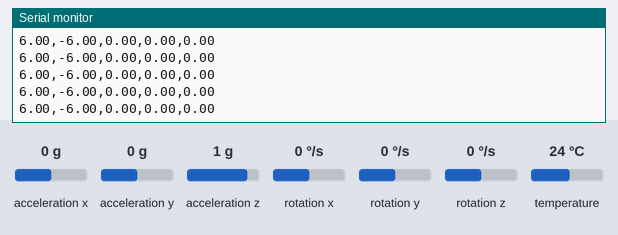
Simulated run of this sketch. Board: Arduino Uno, built with avr-gcc and run on an emulated ATmega328P. On the bench: the last lines printed to the serial monitor. The test bench sets the inputs (shaded band); at power-on: acceleration y 0 g, acceleration x 0 g, acceleration z 1 g, rotation x 0 °/s, rotation y 0 °/s, rotation z 0 °/s, temperature 24 °C.

Above: at 1.2 s.
1.3 s: acceleration y set to -0.8 g
At 1.8 s:
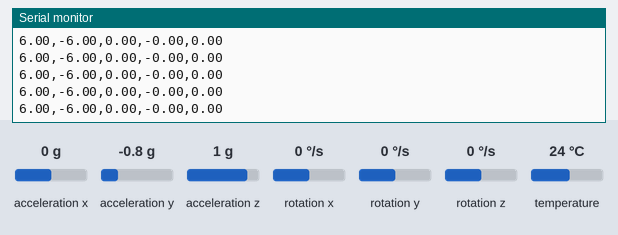
4.3 s: acceleration x set to 1.4 g
7.3 s: acceleration z set to -1.4 g
At 7.9 s:
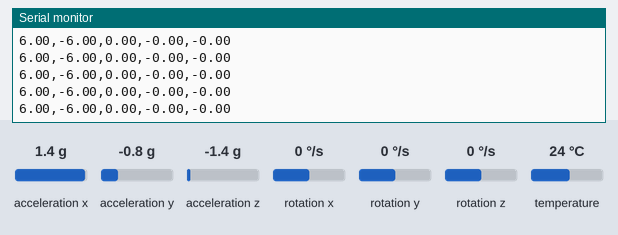
Timing chart, 0 to 10.3 s (numbered marks = the images above; inputs shaded):
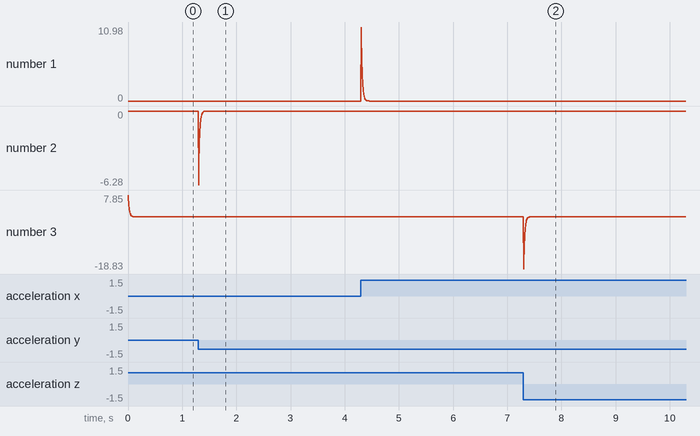

The sketch:

mpu.ino
```cpp
#include <Adafruit_MPU6050.h>
#include <Adafruit_Sensor.h>

Adafruit_MPU6050 mpu;
double coeff = 0.8;
double gravity = 9.81;
double x, y, z;
double scale = 6;
double pre_x, pre_y, pre_z;
sensors_event_t a, g, temp;

void setup(void) {
  Serial.begin(115200);
  if (!mpu.begin()) {
    Serial.println("Failed to find MPU6050 chip");
    while (1) {
      delay(10);
    }
  }
  Serial.println("MPU6050 Found!");
  mpu.setAccelerometerRange(MPU6050_RANGE_4_G);
  mpu.setFilterBandwidth(MPU6050_BAND_21_HZ);
  pre_x = 0;
  pre_y = 0;
  pre_z = 0;
}

void loop() {

  mpu.getEvent(&a, &g, &temp);
  x = a.acceleration.x;
  y = a.acceleration.y;
  z = a.acceleration.z;

  pre_x = pre_x*coeff + (1 - coeff)*x;
  pre_y = pre_y*coeff + (1 - coeff)*y;
  pre_z = pre_z*coeff + (1 - coeff)*z;

  Serial.print(scale);
  Serial.print(",");

  Serial.print(-scale);
  Serial.print(",");

  Serial.print(x - pre_x);
  Serial.print(",");

  Serial.print(y - pre_y);
  Serial.print(",");

  Serial.println(z - pre_z);
}
```

Measured:
- after the input at 1.3 s, the serial monitor: prints a new line at once (image 1)
- after the input at 7.3 s, the serial monitor: prints a new line at once (image 2)
